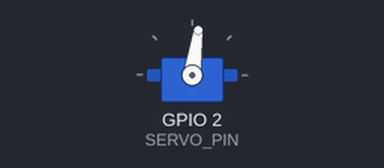
This sketch was run on a simulated ESP32. Parts: servo. Servo pulses on a pin are drawn as a servo (544–2400 µs = 0–180°).

Above: at 0.1 s.
At 3.9 s:
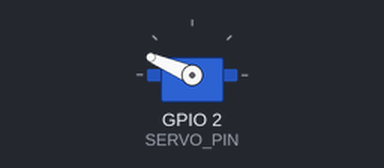
Timing chart, 0 to 5.4 s (numbered marks = the images above):
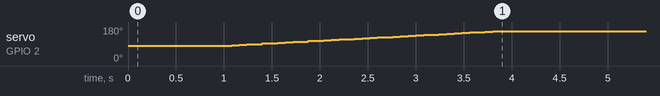

Measured:
- by itself, servo on GPIO 2 (SERVO_PIN): moves from 82° to 157° over 2.7 s

The sketch:

servo_sweep.ino
```cpp
#include <Arduino.h>

// Neck servo only. Drive motors and micro-ROS are deliberately absent from
// this firmware, so flashing it cannot command the robot base.
constexpr int SERVO_PIN = 2;
constexpr int SERVO_CHANNEL = 0;
constexpr int SERVO_FREQUENCY = 50;
constexpr int SERVO_RESOLUTION = 16;

// Conservative first sweep: widen these only after confirming the neck has
// clearance at both ends. Servo pulse limits match the existing robot code.
constexpr int MIN_ANGLE = 80;
constexpr int MAX_ANGLE = 150;
constexpr int STEP_DEGREES = 2;
constexpr unsigned long STEP_DELAY_MS = 80;
constexpr int MIN_PULSE_US = 500;
constexpr int MAX_PULSE_US = 2500;

int angle = MIN_ANGLE;

void setServoAngle(int value) {
  value = constrain(value, 0, 180);
  const int pulse_us = map(value, 0, 180, MIN_PULSE_US, MAX_PULSE_US);
  const uint32_t duty = (uint32_t)pulse_us * ((1UL << SERVO_RESOLUTION) - 1) /
                        (1000000UL / SERVO_FREQUENCY);
  ledcWrite(SERVO_CHANNEL, duty);
}

void setup() {
  ledcSetup(SERVO_CHANNEL, SERVO_FREQUENCY, SERVO_RESOLUTION);
  ledcAttachPin(SERVO_PIN, SERVO_CHANNEL);
  setServoAngle(angle);
  delay(1000);
}

void loop() {
  setServoAngle(angle);
  if (angle < MAX_ANGLE) {
    delay(STEP_DELAY_MS);
    angle += STEP_DEGREES;
  } else {
    angle = MAX_ANGLE;
    delay(1000);
  }
}
```
